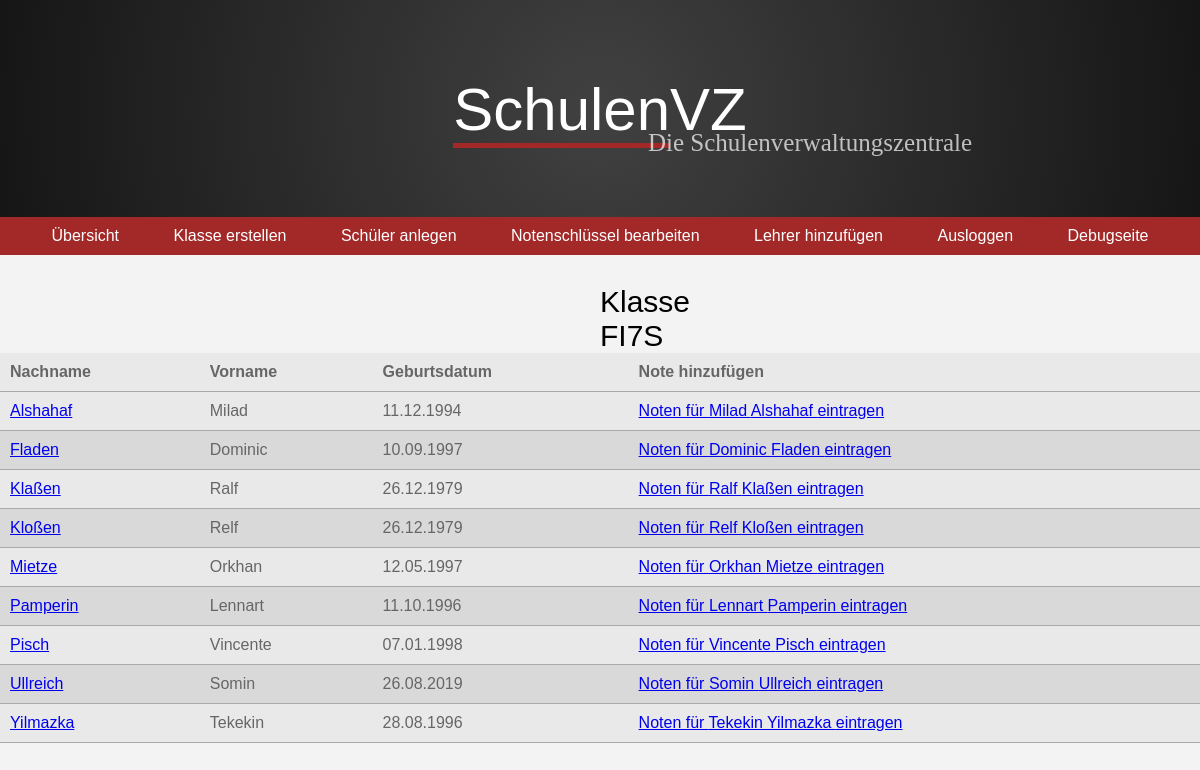
Screenshot of /index.php?id=FI7S&sort=true (signed in) with the database file from the repository.
### tables this page shows
CREATE TABLE `schueler` (
  `id_Schueler` int(11) NOT NULL,
  `Vorname` varchar(45) NOT NULL,
  `Nachname` varchar(45) NOT NULL,
  `Geburtsdatum` date NOT NULL,
  `Kurs_id_Kurs` int(11) DEFAULT NULL
);

### files_lp/includes/DoublyLinkedList.php (called while the page is built, shortened)
<?php
require_once 'Student.php';
require_once 'Element.php';
class DoublyLinkedList
{
    private $start;
    private $count;
    public function __construct($name, $key, $id)
    {
        $this->start = null;
        $this->count = 0;
    }
    public function add($data)
    {
        $element = new Element($data);
        if ($this->start === null) {
            $this->start = $element;
            $this->count++;
            return;
        }
        $this->count++;
    }
    public function readList()
    {
        $array = array();
        if ($this->count === 0)
        {
            echo "Noch keine Einträge vorhanden.<br>";
        }
        else
        {
            $start = $this->getStart();
            $data = $start->getData();
            for ($i = 0; $i < $this->count; $i++) {
                $array[] = $data;
                $start = $start->getNext();
                if ($start !== null)
                {
                    $data = $start->getData();
                }
                else
                {
                    return $array;
                }
            }
            return $array;
        }
    }
    public function ListSorter(DoublyLinkedList $liste)
    {
        do
        {
            $start = $liste->getStart();
            $next = $start->getNext();
            $swapped = false;
            for ($i = 0; $i < $liste->count - 1; $i++)
            {
                $firstLastName = $start->getLast();
                $secondLastName = $next->getLast();
                if (strcasecmp($firstLastName, $secondLastName) > 0)
                {
                    if ($liste->count >= 5)
                    {
                        if ($i === 0)
                        {
                            $nextNext = $next->getNext();
                            $start->setPrevious($next);
                            $start->setNext($nextNext);
                            $next->setPrevious(null);
                            $next->setNext($start);
                            $liste->start = $next;
                            $next = $start->getNext();
                            $swapped = true;
                        }
                        elseif ($liste->end === $next->getNext())
                        {
                            $prev = $start->getPrevious();
                            $nextNode = $next->getNext();
                            $prev->setNext($next);
                            $start->setPrevious($next);
                            $start->setNext($nextNode);
                            $next->setPrevious($prev);
                            $next->setNext($start);
                            $next = $start->getNext();
                            $swapped = true;
                        }
                        elseif($liste->end === $next)
                        {
                            $prevNode = $start->getPrevious();
                            $prevNode->setNext($next);
                            $start->setPrevious($next);
                            $start->setNext(null);
                            $next->setPrevious($prevNode);
                            $next->setNext($start);
                            $liste->end = $start;
                            $swapped = true;
                        }
                        else
                        {
                            $pre = $start->getPrevious();
                            $nex = $next->getNext();
                            $pre->setNext($next);
                            $start->setPrevious($next);
                            $start->setNext($nex);
                            $next->setPrevious($pre);
                            $next->setNext($start);
                            $next = $start->getNext();
                            $swapped = true;
                        }
                    }
                    elseif ($liste->count == 1)
                    {
                        $liste->setSorted(true);
                        return $liste;
                    }
                }
                else
                {
                    $start = $next;
                    $next = $start->getNext();
                }
            }
        }
        while ($swapped);
        return $liste;
    }
    public function getStart()
    {
        return $this->start;
    }
}

### files_lp/includes/Element.php (called while the page is built, shortened)
<?php
require_once 'Student.php';
require_once 'DoublyLinkedList.php';
class Element
{
    private $prev;
    private $next;
    private $data;
    public function __construct(Student $data)
    {
        $this->data = $data;
    }
    public function setPrevious($element)
    {
        if ($element == null)
        {
            $this->prev = null;
        }
            $this->prev = $element;
    }
    public function getPrevious()
    {
        return $this->prev;
    }
    public function setNext($element)
    {
        if ($element === null)
        {
            $this->next = null;
        }
        else
        {
            $this->next = $element;
        }
    }
    public function getNext()
    {
        return $this->next;
    }
    public function getData()
    {
        return $this->data->getStudentData();
    }
    public function getLast()
    {
        return $this->data->getLastName();
    }
}

### files_lp/includes/Student.php (called while the page is built, shortened)
<?php
require_once 'Element.php';
require_once 'DoublyLinkedList.php';
class Student
{
    private $firstName;
    private $lastName;
    private $bday;
    private $id;
    public function __construct($id, $firstName, $lastName, $bday, $class)
    {
        $this->id = $id;
        $this->firstName = $firstName;
        $this->lastName = $lastName;
        $this->bday = $bday;
    }
    public function getId()
    {
        return $this->id;
    }
    public function getFirstName()
    {
        return $this->firstName;
    }
    public function getLastName()
    {
        return $this->lastName;
    }
    public function getBday()
    {
        return $this->bday;
    }
    public function getStudentData()
    {
        $data = array();
        $id = $this->getId();
        $first = $this->getFirstName();
        $last = $this->getLastName();
        $bd = $this->getBday();
        array_push($data, $first, $last, $bd, $id);
        return $data;
    }
}

### project_files/Database.php (called while the page is built, shortened)
<?php
abstract class DB {
    public static function convertDate($date) {
        if ($date) {
            return date('d.m.Y', strtotime($date));
        }
        else {
            return NULL;
        }
    }
}

### files_lp/functions/listHelper.php (the view, shortened to what this page needs)
<?php
require_once 'files_lp/includes/DoublyLinkedList.php';
require_once 'files_lp/includes/Element.php';
require_once 'files_lp/includes/Student.php';
require_once 'project_files/Database.php';
function buildList($class)
{
    $PDO = DB::load(DBHOST, DBNAME, DBUSERNAME, DBPASSWORD);
    $search = "SELECT s.id_Schueler, s.Vorname, s.Nachname, s.Geburtsdatum FROM kurs
               LEFT JOIN schueler s on kurs.id_Kurs = s.Kurs_id_Kurs
               WHERE kurs.kursName = ?";
    $pre = $PDO->prepare($search);
    $pre->execute(array($class));
    $test = $pre->fetchAll(PDO::FETCH_ASSOC);
}
function sortList($name)
{
    $liste = unserialize($_SESSION[$name]);
    $newList = $liste->ListSorter($liste);
    return $newList;
}
function printList($liste, $kurs, $sort = false)
{
    if ($sort == true)
    {
        $sorted = sortList($kurs);
        $array = $sorted->readList();
    }
    else
    {
        $array = $liste->readList();
        $sortVal = 0;
    }
    echo "<tbody id='myTbody'>";
    foreach ($array as $row)
    {
        echo "<tr onclick='makeTrClickableAgain(this)'>";
        echo "<td id='last' class='dontTouchThis'>";
        echo "<a href='grades.php?id=".$row[3]."&class=".$kurs."'>".$row[1]."</a>";
        echo "</td>";
        echo "<td id='first'>";
        echo $row[0];
        echo "</td>";
        echo "<td id='birth'>";
        echo DB::convertDate($row[2]);
        echo "</td>";
        echo "<td class='dontTouchThis'>";
        echo "<a href='newGrade.php?id=".$row[3]."&class=".$kurs."'>Noten für ".$row[0]." ".$row[1]." eintragen</a>";
        echo "</td>";
        echo "</tr>";
    }
    echo "</tbody>";
}

### files_lp/styles/styles.css (style rules this page uses)
body { background-color: var(--backgroundColor); font-family: var(--mainFont); margin: 0; padding: 0; }
td, th { padding: 10px; color: #666; }
tr { border-bottom: 1px solid var(--tableBorders); }
tr:nth-child(even) { background-color: var(--softerMainColor); }
tr:nth-child(odd):not(.tableHead) { background-color: var(--softMainColor); }

### rows the page displays
schueler: Nachname "Alshahaf", Vorname "Milad", Geburtsdatum "11.12.1994"
schueler: Nachname "Fladen", Vorname "Dominic", Geburtsdatum "10.09.1997"
schueler: Nachname "Klaßen", Vorname "Ralf", Geburtsdatum "26.12.1979"
schueler: Nachname "Kloßen", Vorname "Relf", Geburtsdatum "26.12.1979"
schueler: Nachname "Mietze", Vorname "Orkhan", Geburtsdatum "12.05.1997"
schueler: Nachname "Pamperin", Vorname "Lennart", Geburtsdatum "11.10.1996"
schueler: Nachname "Pisch", Vorname "Vincente", Geburtsdatum "07.01.1998"
schueler: Nachname "Ullreich", Vorname "Somin", Geburtsdatum "26.08.2019"
schueler: Nachname "Yilmazka", Vorname "Tekekin", Geburtsdatum "28.08.1996"

### other values shown
$kurs "FI7S"
